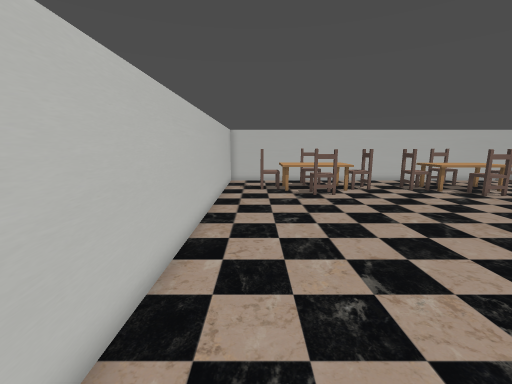
View 1 (above)

12 first-person views from a walk through a Godot game level. The camera is 1.5 m above the floor, tilts 10° down and sees 90° across. The floor is counted in squares, 0.5 m on a side. Each view is taken from the middle of a square. On the plan, view 1 faces up. The plan holds only what a view shows up to about 19 squares ahead; the rest is blank. Some surface patterns are stand-ins.

View 2
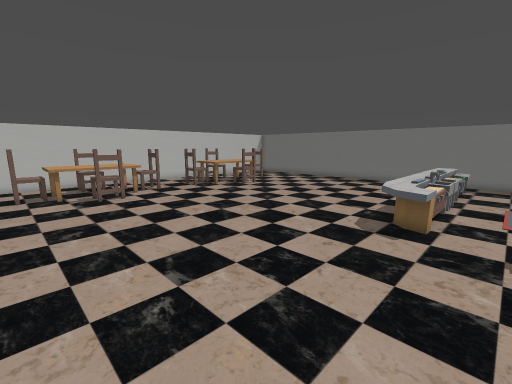

View 3
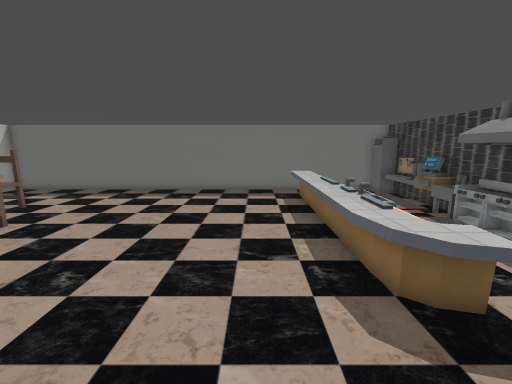

View 4
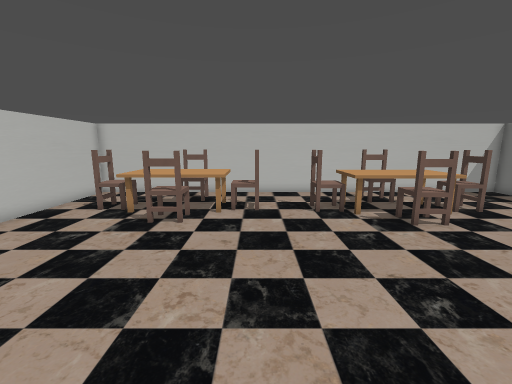

View 5
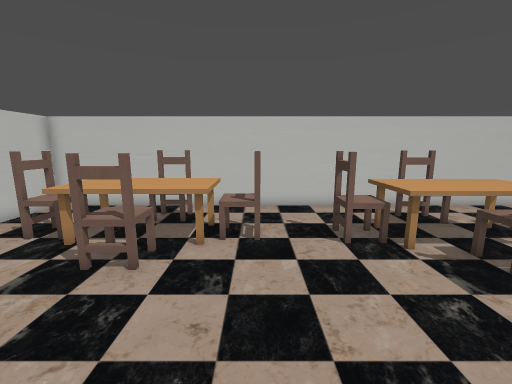

View 6
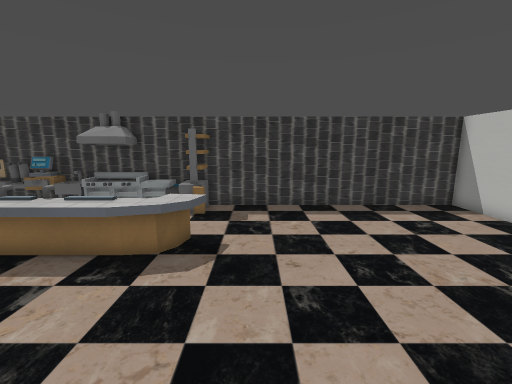

View 7
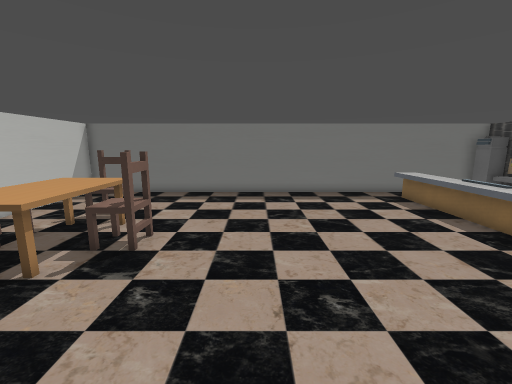

View 8
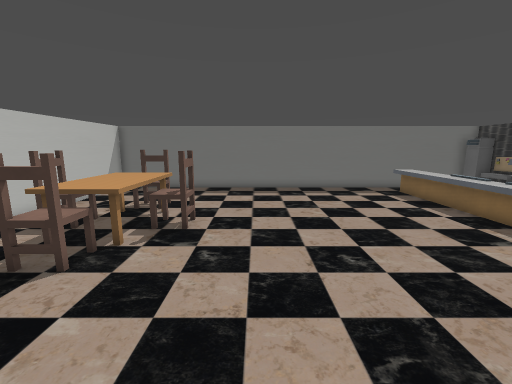

View 9
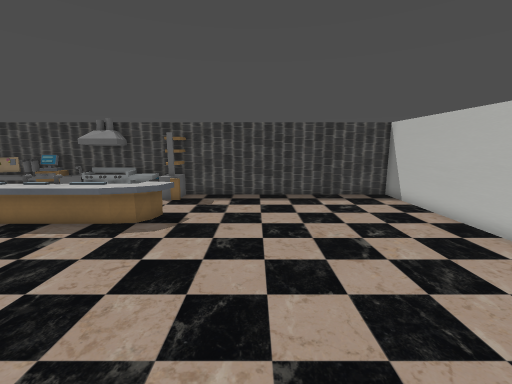

View 10
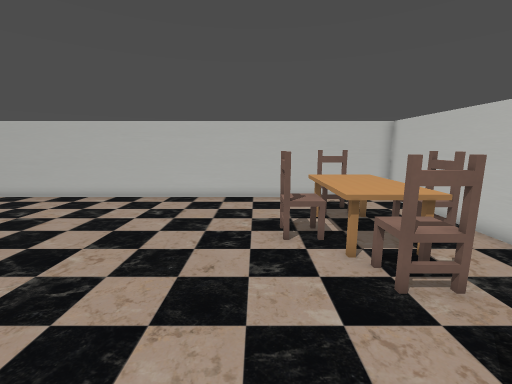

View 11
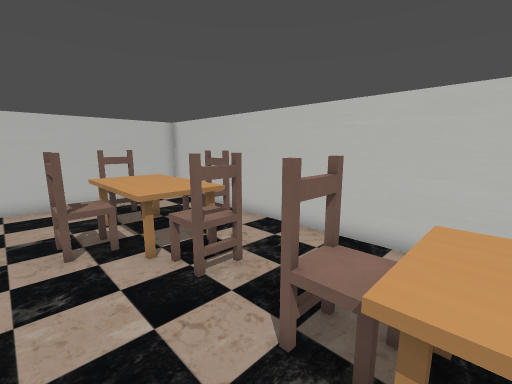

View 12
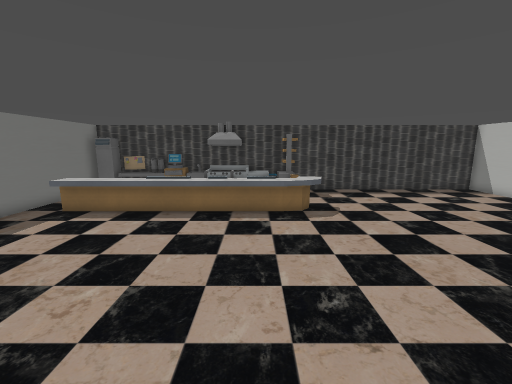

### Floor plan
Key: @ floor where view 1 was taken; # wall or solid block; . floor; = window, fence, low wall or low ledge; ^ raised ledge; O other object.
Columns run from 2 left of view 1 to 24 right of it. Each row starts with its distance up from view 1.
 23 ###########################
 22 #.........................#
 21 #.....OO........OOO.......#
 20 #...^^OO^.......OOO.......#
 19 #.OOO^^^^OO..OO^^^^OOO....#
 18 #.OOO^^^^OO..OO^^^^OOO....#
 17 #....^OO^......^OO^^......#
 16 #.....OO........OO........#
 15 #.........................#
 14 #.........................#
 13 #.........................#
 12 #.........................#
 11 #.........................#
 10 #.........................#
  9 #.........................#
  8 #.........................#
  7 #.........................#
  6 #.........................#
  5 #.........................#
  4 #.............^^^^^^^^^^^.#
  3 #...........^^^^^^^^^^^^^.#
  2 #...........^^^^^==^^==^^.#
  1 #.........................#
  0 #.@.......................#
 -1 #...........==.   ....    #
 -2 #...........=#=^###^=^===##
 -3 ###########################

Positions as (right, up) in squares from view 1, and headings:
1: (0, 0), facing up
2: (0, 0), facing up-right
3: (6, 6), facing right
4: (8, 6), facing up
5: (8, 10), facing up
6: (8, 10), facing down
7: (7, 12), facing right
8: (5, 13), facing right
9: (6, 13), facing down
10: (13, 15), facing left
11: (13, 15), facing up-left
12: (13, 15), facing down
